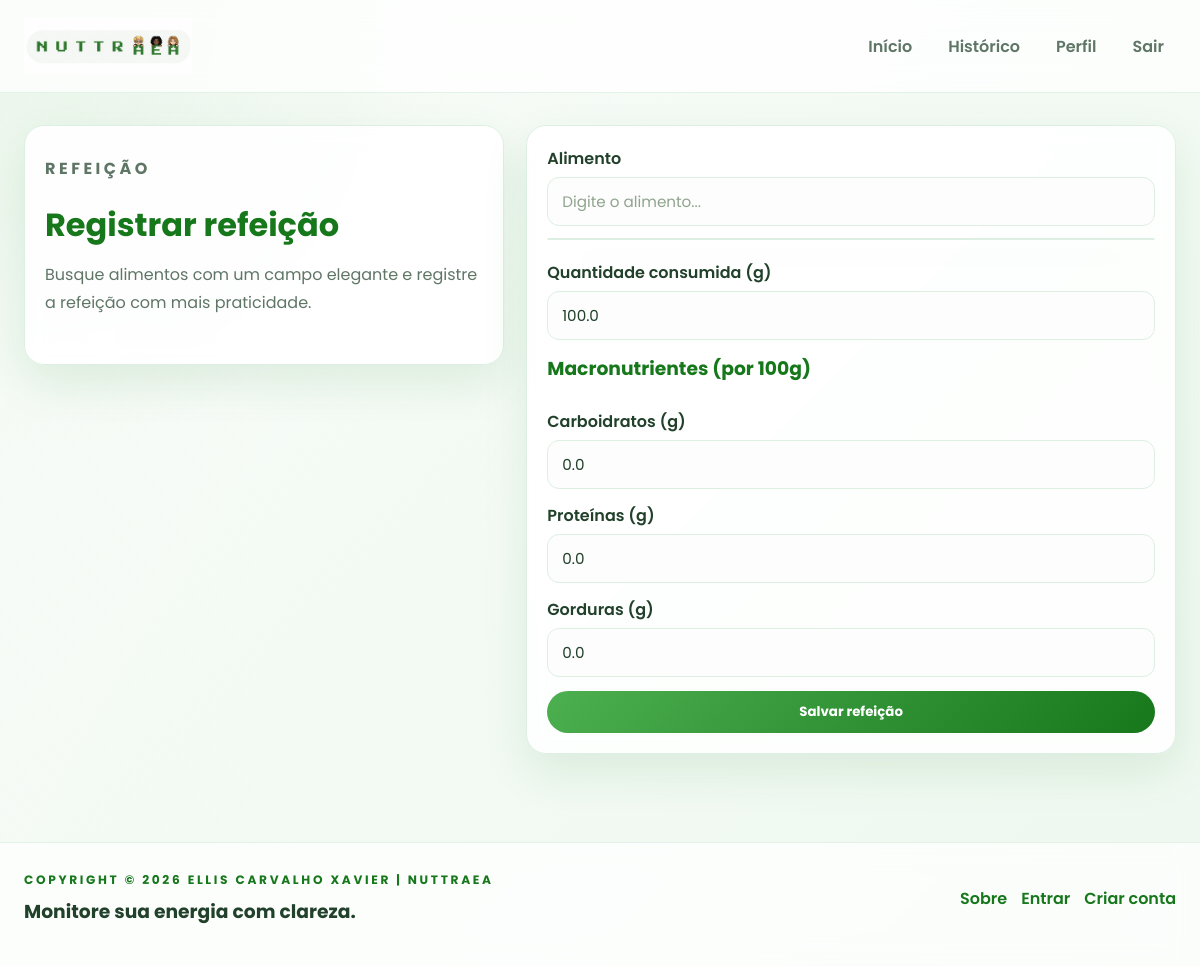
The page /refeicoes/editar/124/ (signed in) on the database its author committed.
### refeicoes/models.py (models this page shows, shortened)
class Refeicao(models.Model):
    user = models.ForeignKey(User, on_delete=models.CASCADE)
    nome = models.CharField(max_length=200)
    quantidade = models.FloatField()
    carboidratos = models.FloatField(default=0)
    proteinas = models.FloatField(default=0)
    gorduras = models.FloatField(default=0)
    data = models.DateTimeField(auto_now_add=True)

### refeicoes/views.py (the view)
# urls.py: path("editar/<int:id>/", views.editar_refeicao, name="editar_refeicao"),
@login_required
def editar_refeicao(request, id):
    refeicao = get_object_or_404(Refeicao, id=id, user=request.user)
    if request.method == "POST":
        form = RefeicaoForm(request.POST, instance=refeicao)
        if form.is_valid():
            form.save()
            messages.success(request, "Refeição atualizada.")
            return redirect("dashboard")
    else:
        form = RefeicaoForm(instance=refeicao)
    return render(request, "refeicoes/form.html", {"form": form})

### refeicoes/forms.py
class RefeicaoForm(forms.ModelForm):
    class Meta:
        model = Refeicao
        fields = [
            "nome",
            "quantidade",
            "carboidratos",
            "proteinas",
            "gorduras",
        ]
        widgets = {
            "nome": forms.TextInput(attrs={
                "placeholder": "Ex: Feijão cozido"
            }),
            "quantidade": forms.NumberInput(attrs={
                "placeholder": "Quantidade consumida (g)"
            }),
            "carboidratos": forms.NumberInput(attrs={
                "placeholder": "Carboidratos por 100g"
            }),
            "proteinas": forms.NumberInput(attrs={
                "placeholder": "Proteínas por 100g"
            }),
            "gorduras": forms.NumberInput(attrs={
                "placeholder": "Gorduras por 100g"
            }),
        }
    def __init__(self, *args, **kwargs):
        super().__init__(*args, **kwargs)
        self.fields["carboidratos"].required = False
        self.fields["proteinas"].required = False
        self.fields["gorduras"].required = False

### core/context_processors.py (called while the page is built)
def static_version(request):
    return {
        "STATIC_VERSION": getattr(settings, "STATIC_VERSION", "1")
    }

### refeicoes/templates/refeicoes/form.html (shortened to what this page needs)
{% extends "base.html" %}
{% block content %}
<div class="meal-shell reveal">
  <div class="card meal-intro">
    <p class="eyebrow">Refeição</p>
    <h1>Registrar refeição</h1>
    <p class="subtle-text">Busque alimentos com um campo elegante e registre a refeição com mais praticidade.</p>
  </div>
  <div class="card meal-form-card">
    <form method="POST" class="modern-form">
      <div class="form-group">
        <label>Alimento</label>
        <input
          type="text"
          name="nome"
          id="id_nome"
          placeholder="Digite o alimento..."
          autocomplete="off"
          required
        >
        <div id="sugestoes" class="sugestoes"></div>
      </div>
      <div class="form-group">
        <label>Quantidade consumida (g)</label>
        {{ form.quantidade }}
      </div>
      <h3>Macronutrientes (por 100g)</h3>
      <div class="form-group">
        <label>Carboidratos (g)</label>
        {{ form.carboidratos }}
      </div>
      <div class="form-group">
        <label>Proteínas (g)</label>
        {{ form.proteinas }}
      </div>
      <div class="form-group">
        <label>Gorduras (g)</label>
        {{ form.gorduras }}
      </div>
      <button type="submit" class="btn btn-primary">Salvar refeição</button>
    </form>
  </div>
</div>
{% endblock %}

### alimentacao/static/css/styles.css (style rules this page uses)
:root { --verde: #4CAF50; --verde-escuro: #16771b; --verde-claro: #e8f7eb; --fundo: #f5f8f6; --card: rgba(255,255,255,0.94); --texto: #22412b; --cinza: #5f7566; --borda: #dcefe2; --sombra: 0 18px 45px rgba(22, 119, 27, 0.10); --radius: 24px; }
* { margin: 0; padding: 0; box-sizing: border-box; font-family: 'Poppins', sans-serif; }
html { scroll-behavior: smooth; }
body { background: radial-gradient(circle at top left, rgba(76, 175, 80, 0.12), transparent 30%), linear-gradient(135deg, #f8fcf8 0%, #eef8ef 100%); color: var(--texto); min-height: 100vh; }
body::before { content: ''; position: fixed; inset: 0; background: linear-gradient(120deg, rgba(255,255,255,0.24), transparent 45%); pointer-events: none; }
.eyebrow { text-transform: uppercase; letter-spacing: 0.22em; color: var(--verde-escuro); font-size: 0.76rem; font-weight: 700; margin-bottom: 8px; }
.page-header h1, .page-header h2, .section-heading h2, .hero-copy h1, .hero-copy h2, .card h2, .card h3, .feature-card h3, .step-card h3, .testimonial-card h3, .auth-panel h2, .auth-panel h3, .meal-intro h1, .profile-summary h2 { color: var(--verde-escuro); margin-bottom: 12px; }
.reveal { opacity: 0; transform: translateY(16px); transition: opacity 0.6s ease, transform 0.6s ease; }
.reveal.visible { opacity: 1; transform: translateY(0); }
.card, .hero-panel, .feature-card, .empty-state, .auth-panel, .timeline-card, .meal-intro, .profile-summary, .testimonial-card, .cta-panel, .step-card { background: var(--card); border: 1px solid var(--borda); border-radius: var(--radius); box-shadow: var(--sombra); backdrop-filter: blur(10px); }
.card { padding: 24px; margin-bottom: 22px; transition: transform 0.2s ease, box-shadow 0.2s ease; }
.hero-copy p, .subtle-text, .feature-card p, .step-card p, .testimonial-card p, .auth-panel p, .profile-summary p, .meal-intro p { color: var(--cinza); font-size: 1rem; line-height: 1.75; margin-bottom: 18px; }
.btn, button { display: inline-flex; align-items: center; justify-content: center; border: none; border-radius: 999px; padding: 11px 18px; font-weight: 700; text-decoration: none; cursor: pointer; transition: transform 0.2s ease, box-shadow 0.2s ease; position: relative; overflow: hidden; }
.btn-primary, button { background: linear-gradient(135deg, var(--verde) 0%, var(--verde-escuro) 100%); color: white; }
.mini-card, .metric-card, .feedback-card, .step-card, .testimonial-card, .auth-panel, .profile-summary, .meal-intro, .profile-form-card, .meal-form-card { padding: 20px; border-radius: 20px; background: rgba(255,255,255,0.86); border: 1px solid var(--borda); }
.auth-shell, .profile-shell, .meal-shell { display: grid; grid-template-columns: 0.85fr 1.15fr; gap: 22px; align-items: start; }
.auth-illustration, .profile-summary, .meal-intro { min-height: 240px; display: flex; flex-direction: column; justify-content: center; }
.modern-form { display: grid; gap: 14px; }
.form-group { display: grid; gap: 6px; }
label { font-weight: 600; color: var(--texto); }
input, select, textarea { width: 100%; border: 1px solid var(--borda); border-radius: 12px; padding: 12px 14px; font-size: 0.95rem; color: var(--texto); background: #fcfdfc; transition: border-color 0.2s ease, box-shadow 0.2s ease, transform 0.2s ease; }
input::placeholder, textarea::placeholder { color: #8fa38d; }
.sugestoes { background: #fff; border: 1px solid var(--borda); border-radius: 12px; max-height: 180px; overflow-y: auto; box-shadow: var(--sombra); margin-top: 6px; }
form { display: grid; gap: 14px; }
input, select, textarea { width: 100%; border: 1px solid var(--borda); border-radius: 12px; padding: 12px 14px; font-size: 0.95rem; color: var(--texto); background: #fcfdfc; }
.sugestoes { background: #fff; border: 1px solid var(--borda); border-radius: 12px; max-height: 160px; overflow-y: auto; box-shadow: var(--sombra); }

### rows shown on the page
Refeicao: quantidade "100.0", carboidratos "0.0", proteinas "0.0", gorduras "0.0"
